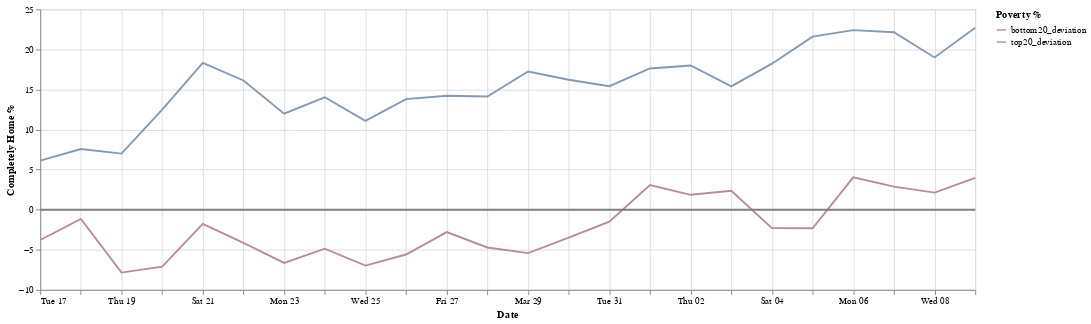

The notebook cell saved with this chart:
### Markdown cell above
Filtering based on important dates



*   Thursday, March 19, 2020: Statewide Stay-at-Home Order Issued

### Code cell
start_date = '2020-3-16'
end_date = '2020-4-9'
df1 = apply_date_filter(df,start_date,end_date)
chart = create_chart(df1)
chart

### Figure 1 — Vega-Lite specification as saved in the notebook (floating-point values rounded to 4 significant figures)
{"config": {"view": {"continuousHeight": 300, "continuousWidth": 400}, "range": {"category": {"scheme": ["#E15759", "#a0aab4", "#4E79A7"]}}}, "layer": [{"mark": "line", "encoding": {"color": {"type": "nominal", "field": "Poverty %"}, "x": {"type": "temporal", "field": "date", "title": "Date"}, "y": {"type": "quantitative", "field": "completely home %", "title": "Completely Home %"}}, "transform": [{"fold": ["bottom20_deviation", "top20_deviation"], "as": ["Poverty %", "completely home %"]}], "width": 1000}, {"mark": {"type": "line", "color": "grey"}, "encoding": {"x": {"type": "temporal", "field": "date"}, "y": {"type": "quantitative", "field": "mean 2019"}}}], "data": {"name": "data-545537df846404ac7cc27708bc830069"}, "$schema": "https://vega.github.io/schema/vega-lite/v4.8.1.json", "datasets": {"data-545537df846404ac7cc27708bc830069": [{"date": "2020-03-26T00:00:00+00:00", "top20_perc": 43.94, "bottom20_perc": 24.55, "top20_deviation": 13.79, "bottom20_deviation": -5.592, "mean 2019": 0}, {"date": "2020-03-25T00:00:00+00:00", "top20_perc": 41.23, "bottom20_perc": 23.18, "top20_deviation": 11.08, "bottom20_deviation": -6.968, "mean 2019": 0}, {"date": "2020-03-20T00:00:00+00:00", "top20_perc": 42.64, "bottom20_perc": 23.04, "top20_deviation": 12.5, "bottom20_deviation": -7.102, "mean 2019": 0}, {"date": "2020-04-09T00:00:00+00:00", "top20_perc": 52.84, "bottom20_perc": 34.12, "top20_deviation": 22.7, "bottom20_deviation": 3.978, "mean 2019": 0}, {"date": "2020-03-24T00:00:00+00:00", "top20_perc": 44.18, "bottom20_perc": 25.28, "top20_deviation": 14.03, "bottom20_deviation": -4.867, "mean 2019": 0}, {"date": "2020-03-27T00:00:00+00:00", "top20_perc": 44.36, "bottom20_perc": 27.35, "top20_deviation": 14.21, "bottom20_deviation": -2.8, "mean 2019": 0}, {"date": "2020-03-22T00:00:00+00:00", "top20_perc": 46.27, "bottom20_perc": 26.0, "top20_deviation": 16.13, "bottom20_deviation": -4.142, "mean 2019": 0}, {"date": "2020-03-28T00:00:00+00:00", "top20_perc": 44.27, "bottom20_perc": 25.43, "top20_deviation": 14.13, "bottom20_deviation": -4.715, "mean 2019": 0}, {"date": "2020-04-08T00:00:00+00:00", "top20_perc": 49.14, "bottom20_perc": 32.28, "top20_deviation": 18.99, "bottom20_deviation": 2.137, "mean 2019": 0}, {"date": "2020-03-19T00:00:00+00:00", "top20_perc": 37.14, "bottom20_perc": 22.3, "top20_deviation": 6.997, "bottom20_deviation": -7.846, "mean 2019": 0}, {"date": "2020-04-01T00:00:00+00:00", "top20_perc": 47.76, "bottom20_perc": 33.23, "top20_deviation": 17.62, "bottom20_deviation": 3.08, "mean 2019": 0}, {"date": "2020-04-03T00:00:00+00:00", "top20_perc": 45.53, "bottom20_perc": 32.5, "top20_deviation": 15.39, "bottom20_deviation": 2.354, "mean 2019": 0}, {"date": "2020-04-06T00:00:00+00:00", "top20_perc": 52.56, "bottom20_perc": 34.18, "top20_deviation": 22.41, "bottom20_deviation": 4.033, "mean 2019": 0}, {"date": "2020-03-29T00:00:00+00:00", "top20_perc": 47.39, "bottom20_perc": 24.73, "top20_deviation": 17.25, "bottom20_deviation": -5.42, "mean 2019": 0}, {"date": "2020-04-04T00:00:00+00:00", "top20_perc": 48.37, "bottom20_perc": 27.84, "top20_deviation": 18.22, "bottom20_deviation": -2.304, "mean 2019": 0}, {"date": "2020-03-17T00:00:00+00:00", "top20_perc": 36.26, "bottom20_perc": 26.36, "top20_deviation": 6.119, "bottom20_deviation": -3.781, "mean 2019": 0}, {"date": "2020-04-02T00:00:00+00:00", "top20_perc": 48.14, "bottom20_perc": 32.01, "top20_deviation": 17.99, "bottom20_deviation": 1.862, "mean 2019": 0}, {"date": "2020-03-18T00:00:00+00:00", "top20_perc": 37.71, "bottom20_perc": 28.98, "top20_deviation": 7.567, "bottom20_deviation": -1.162, "mean 2019": 0}, {"date": "2020-03-31T00:00:00+00:00", "top20_perc": 45.56, "bottom20_perc": 28.65, "top20_deviation": 15.41, "bottom20_deviation": -1.491, "mean 2019": 0}, {"date": "2020-03-23T00:00:00+00:00", "top20_perc": 42.14, "bottom20_perc": 23.5, "top20_deviation": 11.99, "bottom20_deviation": -6.644, "mean 2019": 0}, {"date": "2020-03-30T00:00:00+00:00", "top20_perc": 46.36, "bottom20_perc": 26.65, "top20_deviation": 16.22, "bottom20_deviation": -3.499, "mean 2019": 0}, {"date": "2020-03-21T00:00:00+00:00", "top20_perc": 48.46, "bottom20_perc": 28.37, "top20_deviation": 18.32, "bottom20_deviation": -1.771, "mean 2019": 0}, {"date": "2020-04-07T00:00:00+00:00", "top20_perc": 52.29, "bottom20_perc": 33.02, "top20_deviation": 22.15, "bottom20_deviation": 2.873, "mean 2019": 0}, {"date": "2020-04-05T00:00:00+00:00", "top20_perc": 51.74, "bottom20_perc": 27.82, "top20_deviation": 21.6, "bottom20_deviation": -2.321, "mean 2019": 0}]}}
